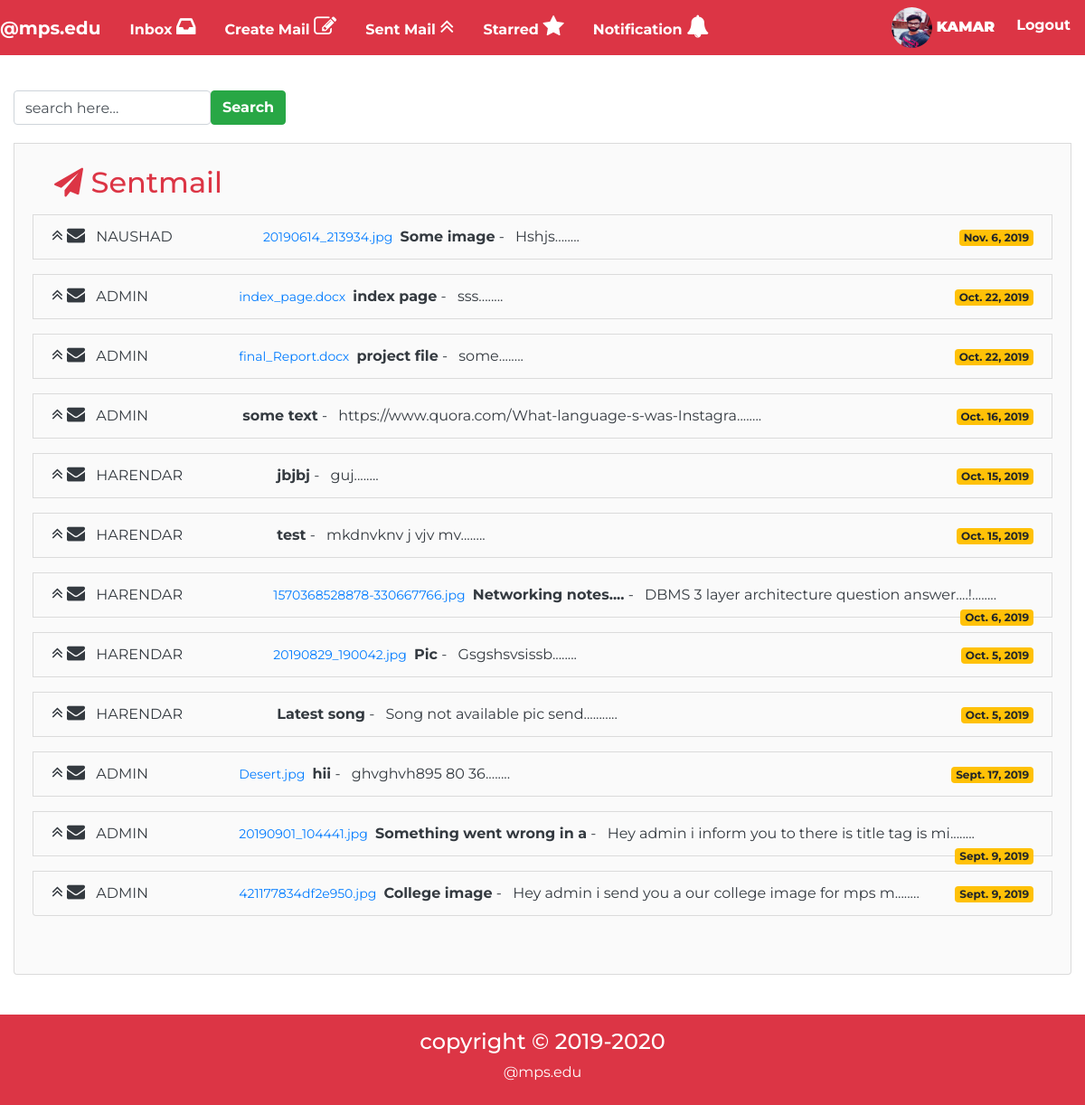
The app's page /sentmail/ (signed in) with its own data.
### account/models.py (models this page shows, shortened)
class Profile(models.Model):
	user=models.OneToOneField(User,on_delete=models.CASCADE)
	gender=models.CharField(max_length=10,choices=(('Male','Male'),('Female','Female')),default='Male')
	tel=models.CharField(max_length=10)
	pic=models.ImageField(upload_to='profile/profile_pic',default="profile/profile_pic/profile_image.jpg")
	type=models.CharField(max_length=10,choices=(('Student','Student'),('Teacher','Teacher')),default='Student')
	security=models.CharField(max_length=50,default="")

### mail/models.py (models this page shows)
class Sentmail(models.Model):
	profile=models.ForeignKey(Profile,on_delete=models.CASCADE,related_name="sentmail_profile")
	to_user=models.ForeignKey(Profile,on_delete=models.CASCADE,related_name="to_user",default='')
	sub=models.CharField(max_length=200)
	msg=models.TextField()
	attach=models.FileField(upload_to="attach_data/",default="",blank=True)
	date=models.DateField(auto_now_add=True)

### mail/views.py (the view)
# urls.py: path('sentmail/',views.sentmail),
@login_required(login_url="/account/login")
def sentmail(req):
	sentmail=Sentmail.objects.filter(profile__user__username=req.user).order_by('-id')
	return render(req,"mail/sentmail.html",{"sentmail":sentmail})

### mail/templates/mail/sentmail.html (shortened to what this page needs)
{%extends 'mail/basic.html'%}
{%block body%}
<div class="container-fluid">
	<section class="my-5">
		<div class=" mt-5 mb-3">
	<form action="#" method="post" class="form-inline ">
		<input type="search" value="search here..." class="form-control">
		<button type="submit" class="btn btn-success my-1 font-weight-bolder">Search</button>
	</form>
	</div>
	<div class="remove-underline list-group-item bg list-group-item-secondary pb-5 pt-4">
		<h2 class="text-danger ml-4"><i class="fa fa-paper-plane"></i> Sentmail</h2>
{% for msg in sentmail%}
<li class="list-group-item list-group-item-secondary inbox my-3 delhover" id="delhover{{msg.id}}">
    <a href="/home/sentmail_view/{{msg.id}}" class="text-dark">
   <i class="fa fa-angle-double-up font-awesome-size"></i>&nbsp<i class="fa fa-envelope font-awesome-size"></i>
	<span class="ml-2 mr-5 ">{{msg.to_user.user.username|upper}}</span>
	<span class="ml-5 text-primary" style="font-size:14px;">{{msg.attach.name|slice:"12:"}}</span>
	<span class="font-weight-bolder ml-1">{{msg.sub|slice:":25"}}</span> -
	<span class="ml-2">{{msg.msg|slice:":50"}}........</span></a>
	<span class="float-right"><span class="badge badge-warning">{{msg.date}}</span></span>
</li>
{%endfor%}
</div>
</section>
</div>
{%endblock%}

### mail/templates/mail/basic.html (shortened to what this page needs)
<!DOCTYPE html>
<html>
<head>
<link rel="stylesheet" href="https://maxcdn.bootstrapcdn.com/bootstrap/4.3.1/css/bootstrap.min.css">
<link rel="stylesheet" type="text/css" href="https://stackpath.bootstrapcdn.com/font-awesome/4.7.0/css/font-awesome.min.css">
<link href="//maxcdn.bootstrapcdn.com/font-awesome/4.1.0/css/font-awesome.min.css" rel="stylesheet">
{% load static %}
</head>
<body>
<nav class="navbar navbar-expand-md navbar-light bg-danger fixed-top p-0">
	<a href="/home" class="navbar-brand text-white font-weight-bolder">@mps.edu</a>
	<div id="mynav" class="collapse navbar-collapse">
	    	{%if user.is_authenticated%}
<ul class="navbar-nav navbar-link-style font-weight-bolder text-center">
		<li class="nav-item p-0"><a href="/home/inbox" class="nav-link p-3">Inbox <i class="fa fa-inbox font-awesome-notification"></i></a></li>
	<li class="nav-item"><a href="/home/create" class="nav-link p-3">Create Mail <i class="fa fa-edit font-awesome-notification"></i></a></li>
	<li class="nav-item"><a href="/home/sentmail" class="nav-link p-3">Sent Mail <i class="fa fa-angle-double-up font-awesome-notification"></i></a></li>
	<li class="nav-item"><a href="/home/starred" class="nav-link p-3">Starred <i class="fa fa-star font-awesome-notification"></i></a></li>
	<li class="nav-item "><a href="#" class="nav-link p-3" data-toggle="popover" id="noti" data-placement="bottom" data-trigger="focus" data-html="true">Notification <i class="fa fa-bell font-awesome-notification"></i></a></li>
	</ul>
		{%endif%}
	<ul class="navbar-nav navbar-link-style text-center ml-auto font-weight-bolder">
	{%if user.is_authenticated%}
	<li class="nav-item"><a href="/account/profile" class="nav-link text-white"><img src="/media/{{user.profile.pic}}" class="img-fluid img-login rounded-circle">  <b>{{user.username|upper}}</b></a></li>
	<li class="nav-item"><a href="/account/logout" class="nav-link text-white p-3">Logout</a></li>
	{%else%}
	<li class="nav-item"><a href="/account/login" class="nav-link text-white p-3">Login</a></li>
	<li class="nav-item"><a href="/account/signup" class="nav-link text-white p-3">Register</a></li>
	{%endif%}
</ul>
</div>
</nav>
<br><br>
<main class="my-5">
{%block body%} {%endblock%}
</main><br><br><br><br>
<footer class="mt-5 pt-3 pb-2 bg-danger text-white">
<h4 class="text-center">copyright &copy 2019-2020</h4>
<p class="text-center">@mps.edu</p>
</footer>
</body>
</html>

### records on screen
Sentmail: to_user.user.username "NAUSHAD", attach.name "20190614_213934.jpg", sub "Some image", msg "Hshjs", date "Nov. 6, 2019"
Sentmail: to_user.user.username "ADMIN", attach.name "index_page.docx", sub "index page", msg "sss", date "Oct. 22, 2019"
Sentmail: to_user.user.username "ADMIN", attach.name "final_Report.docx", sub "project file", msg "some", date "Oct. 22, 2019"
Sentmail: to_user.user.username "ADMIN", sub "some text", msg "https://www.quora.com/What-language-s-was-Instagra", date "Oct. 16, 2019"
Sentmail: to_user.user.username "HARENDAR", sub "jbjbj", msg "guj", date "Oct. 15, 2019"
Sentmail: to_user.user.username "HARENDAR", sub "test", msg "mkdnvknv j vjv mv", date "Oct. 15, 2019"
Sentmail: to_user.user.username "HARENDAR", attach.name "1570368528878-330667766.jpg", sub "Networking notes....", msg "DBMS 3 layer architecture question answer....!", date "Oct. 6, 2019"
Sentmail: to_user.user.username "HARENDAR", attach.name "20190829_190042.jpg", sub "Pic", msg "Gsgshsvsissb", date "Oct. 5, 2019"
Sentmail: to_user.user.username "HARENDAR", sub "Latest song", msg "Song not available pic send...", date "Oct. 5, 2019"
Sentmail: to_user.user.username "ADMIN", attach.name "Desert.jpg", sub "hii", msg "ghvghvh895 80 36", date "Sept. 17, 2019"
Sentmail: to_user.user.username "ADMIN", attach.name "20190901_104441.jpg", sub "Something went wrong in a", msg "Hey admin i inform you to there is title tag is mi", date "Sept. 9, 2019"
Sentmail: to_user.user.username "ADMIN", attach.name "421177834df2e950.jpg", sub "College image", msg "Hey admin i send you a our college image for mps m", date "Sept. 9, 2019"

### other values on screen
{{ user.username|upper }} "KAMAR"
